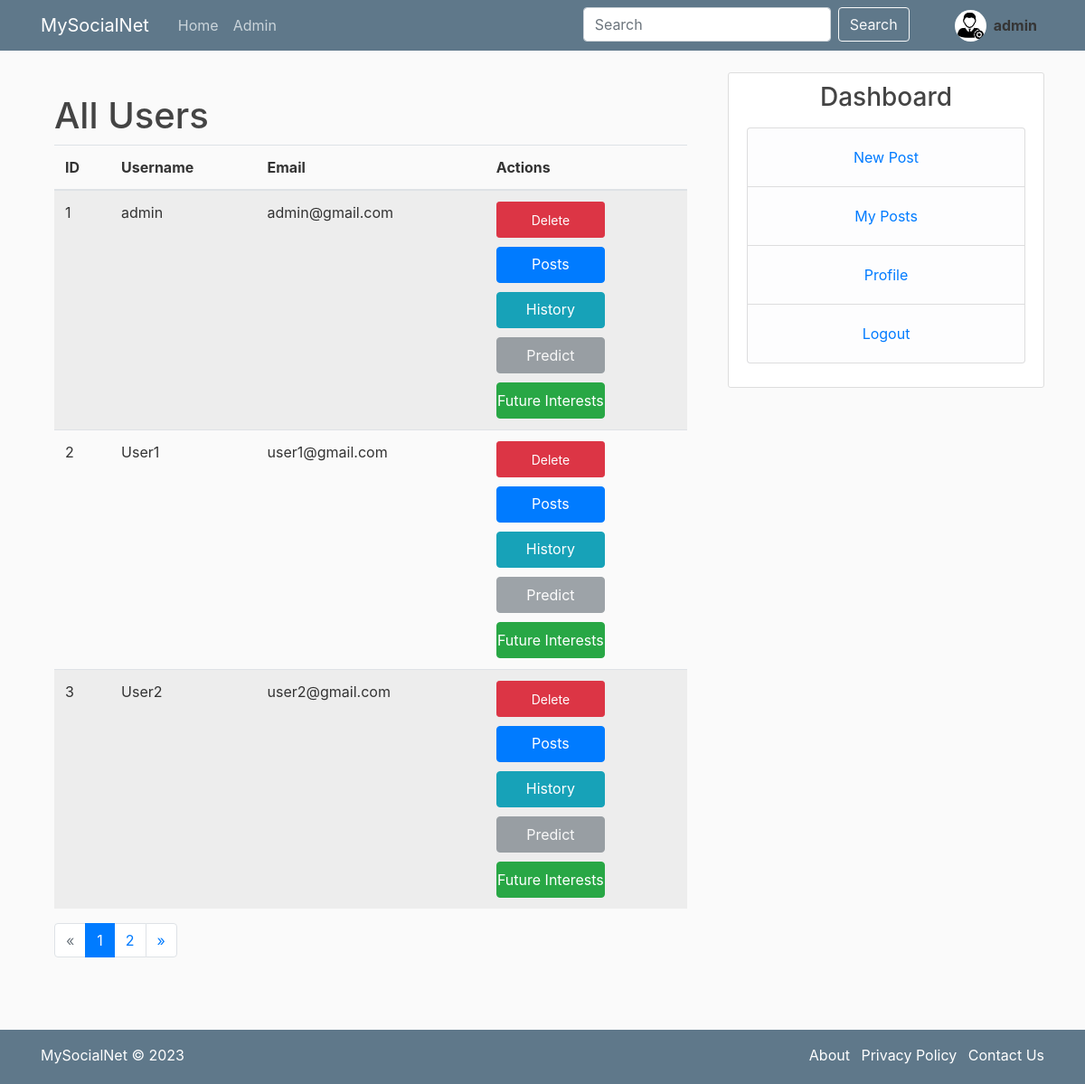
The page /admin (signed in) on the database its author committed.
### social_media/models.py (models this page shows, shortened)
class User(db.Model, UserMixin):
    id = db.Column(db.Integer, primary_key=True)
    username = db.Column(db.String(20), unique=True, nullable=False)
    email = db.Column(db.String(120), unique=True, nullable=False)
    image_file = db.Column(db.String(20), nullable=False, default='default.jpg')
    password = db.Column(db.String(60), nullable=False)
    posts = db.relationship('Post', backref='author', lazy=True)
    history = db.Column(db.JSON)
    future = db.Column(db.String(300))
    def prediction_empty(self):
        my_hist = self.history
        if my_hist is not None :
            my_hist = json.loads(my_hist)
            if len(my_hist["prediction"]) == 0:
                return False
            else:
                return True
        else :
            return False
    def intrest_empty(self):
        my_future = self.future
        if my_future is not None :
           return True
        else :
            return False

### social_media/routes.py (the view)
@app.route("/admin")
@login_required
def admin():
    id = current_user.id
    if id == 1:
        users = User.query.all()
        per_page = 3
        page = request.args.get(get_page_parameter(), type=int, default=1)
        start = (page - 1) * per_page
        end = start + per_page
        users_on_page = users[start:end]
        pagination = Pagination(page=page, total=len(users), per_page=per_page, css_framework='bootstrap4')
        return render_template('admin.html', users=users_on_page, pagination=pagination)
    else:
        flash("Sorry you must be the admin to access the admin page", 'warning')
        return redirect(url_for('home'))

### social_media/models.py (called while the page is built)
@login_manager.user_loader
def load_user(user_id):
    return User.query.get(int(user_id))

### social_media/templates/admin.html (shortened to what this page needs)
{% extends "layout.html" %}
{% block content %}
<div class="container mt-4">
    <h1>All Users</h1>
    <table class="table table-striped">
      <thead>
        <tr>
          <th>ID</th>
          <th>Username</th>
          <th>Email</th>
          <th>Actions</th>
        </tr>
      </thead>
      <tbody>
        {% for user in users %}
          <tr>
            <td>{{ user.id }}</td>
            <td>{{ user.username }}</td>
            <td>{{ user.email }}</td>
            <td>
              <form id="delete-form" action="{{ url_for('delete_user', user_id=user.id) }}" method="POST" id="delete-form">
                <button type="submit" class="btn btn-danger btn-sm btn-custom" onclick="return confirm('Are you sure you want to delete this user?')" style="height: 40px;">Delete</button>
              </form>
              <div class="d-flex flex-column">
              <a href="{{ url_for('user_posts2', user_id=user.id) }}" class="btn btn-primary btn-custom" style="margin-top: 10px; height: 40px;">Posts</a>
              <a href="{{ url_for('user_history', user_id=user.id) }}" class="btn btn-info btn-custom" style="margin-top: 10px; height: 40px;">History</a>
              {% if user.prediction_empty() %}
              <a href="{{ url_for('display_user', user_id=user.id) }}" class="btn btn-secondary btn-custom" style="margin-top: 10px; height: 40px;"> Predict </a>
              {% else %}
              <button type="button" class="btn btn-secondary btn-custom" data-toggle="modal" data-target="#history-modal-{{ user.id }}" style="margin-top: 10px; height: 40px;" disabled> Predict </button>
              {% endif %}
              {% if user.intrest_empty() %}
              <button type="button" class="btn btn-success btn-custom d-flex justify-content-center align-items-center" data-toggle="modal" data-target="#interests-modal-{{ user.id }}" style="margin-top: 10px; height: 40px;">Future Interests</button>
              {% else %}
              <button type="button" class="btn btn-success btn-custom d-flex justify-content-center align-items-center" data-toggle="modal" data-target="#interests-modal-{{ user.id }}" style="margin-top: 10px; height: 40px;" disabled>Future Interests</button>
              {% endif %}
              </div>
            </td>
          </tr>
        {% endfor %}
      </tbody>
    </table>
    {% if pagination %}
      <div class="pagination">
        {{ pagination.links }}
      </div>
    {% endif %}
  </div>
{% endblock content %}

### social_media/templates/layout.html (shortened to what this page needs)
<!DOCTYPE html>
<html>
<head>
    <link rel="stylesheet" href="https://maxcdn.bootstrapcdn.com/bootstrap/4.0.0/css/bootstrap.min.css">
    <link rel="stylesheet" type="text/css" href="{{ url_for('static', filename='main.css') }}">
</head>
<body>
    <header class="site-header">
      <nav class="navbar navbar-expand-md navbar-dark bg-steel fixed-top">
        <div class="container">
          <a class="navbar-brand mr-4" href="/">MySocialNet</a>
          <div class="collapse navbar-collapse" id="navbarToggle">
            <div class="navbar-nav mr-auto">
              <a class="nav-item nav-link" href="{{ url_for('home') }}">Home</a>
              {% if current_user.is_authenticated %}
              {% if current_user.id == 1 %}
                <a class="nav-item nav-link" href="{{ url_for('admin') }}">Admin</a>
              {% endif %}
              {% endif %}
            </div>
            <div class="navbar-nav">
              {% if current_user.is_authenticated %}
                <div id="search-bar">
                <form class="form-inline ml-auto" action="{{ url_for('search') }}" method="POST">
                <input class="form-control mr-sm-2" type="search" placeholder="Search" aria-label="Search" name="q" list="search-options" required>
                <button class="btn btn-outline-light my-2 my-sm-0" type="submit">Search</button>
                </form>
                </div>
                <img class="rounded-circle" src="{{ url_for('static', filename='profile_pics/' + current_user.image_file) }}" id = "pro-img">
                <a class="nav-item nav-link" href="{{ url_for('account') }}" style="color: rgb(53, 53, 53);"><b>{{current_user.username}}</b></a>
              {% else %}
                <a class="nav-item nav-link" href="{{ url_for('login') }}">Login</a>
                <a class="nav-item nav-link" href="{{ url_for('register') }}">Register</a>
              {% endif %}
            </div>
          </div>
        </div>
      </nav>
    </header>
    <main role="main" class="container">
      <div class="row">
        <div class="col-md-8">
          {% block content %}{% endblock %}
        </div>
        {% if current_user.is_authenticated %}
        <div class="col-md-4">
          <div class="content-section">
            <h3 style="text-align:center;">Dashboard</h3>
            <p class='text-muted'>
              <ul class="list-group" style="text-align:center;">
                <li class="list-group-item list-group-item-light"><a class="nav-item nav-link" href="{{ url_for('new_post') }}">New Post</a></li>
                <li class="list-group-item list-group-item-light"><a class="nav-item nav-link" href="{{ url_for('user_posts', username=current_user.username) }}">My Posts</a></li>
                <li class="list-group-item list-group-item-light"><a class="nav-item nav-link" href="{{ url_for('account') }}">Profile</a></li>
                <li class="list-group-item list-group-item-light"><a class="nav-item nav-link" href="{{ url_for('logout') }}">Logout</a></li>
              </ul>
            </p>
          </div>
        </div>
        {% endif %}
      </div>
    </main>
    <footer class="bg-steel text-white py-3">
      <div class="container">
        <div class="row">
          <div class="col-md-6">
            <p class="mb-0">MySocialNet &copy; 2023</p>
          </div>
          <div class="col-md-6">
            <ul class="list-inline mb-0 float-md-right">
              <li class="list-inline-item"><a class="text-white" href="{{ url_for('about') }}">About</a></li>
              <li class="list-inline-item"><a class="text-white" href="#">Privacy Policy</a></li>
              <li class="list-inline-item"><a class="text-white" href="https://www.facebook.com/">Contact Us</a></li>
            </ul>
          </div>
        </div>
      </div>
    </footer>
</body>
</html>

### social_media/static/main.css (style rules this page uses)
body { background: #fafafa; color: #333333; margin-top: 5rem; }
h1, h2, h3, h4, h5, h6 { color: #444444; }
.bg-steel { background-color: #5f788a; }
.site-header .navbar-nav .nav-link { color: #cbd5db; }
.content-section { background: #ffffff; padding: 10px 20px; border: 1px solid #dddddd; border-radius: 3px; margin-bottom: 20px; }
#search-bar { margin-right: 50px; }
.btn-custom { width: 120px; }
footer { position: fixed; bottom: 0; width: 100%; height: 60px; background-color: #333; color: #fff; }
.pagination { margin-bottom: 70px; }
#pro-img { height: 35px; width: 35px; margin-top: 3px; }

### rows shown on the page
User: image_file (picture), username "admin", id "1", email "admin@gmail.com"
User: id "2", username "User1", email "user1@gmail.com"
User: id "3", username "User2", email "user2@gmail.com"

### other values the page prints
{{ pagination.links }} "« 1 2 »"
